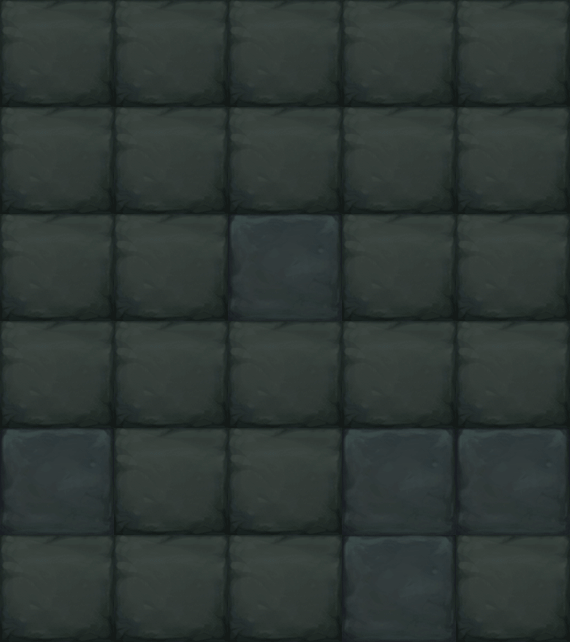

A 2D game scene composited from a Tiled map and its tileset images. What follows is a short description and the map's XML, with each tile layer's data collapsed to a summary:
An orthogonal 5x6 tile map with 114x107 px tiles, 1 tile layer (块层 1).

<map version="1.0" orientation="orthogonal" width="5" height="6" tilewidth="114" tileheight="107">
 <tileset firstgid="1" name="map010" tilewidth="114" tileheight="107">
  <image source="map010.png" width="228" height="107" />
 </tileset>
 <layer name="块层 1" width="5" height="6">
  <data>[30 cells, 30 non-empty, 2 distinct tile ids]</data>
 </layer>
</map>
